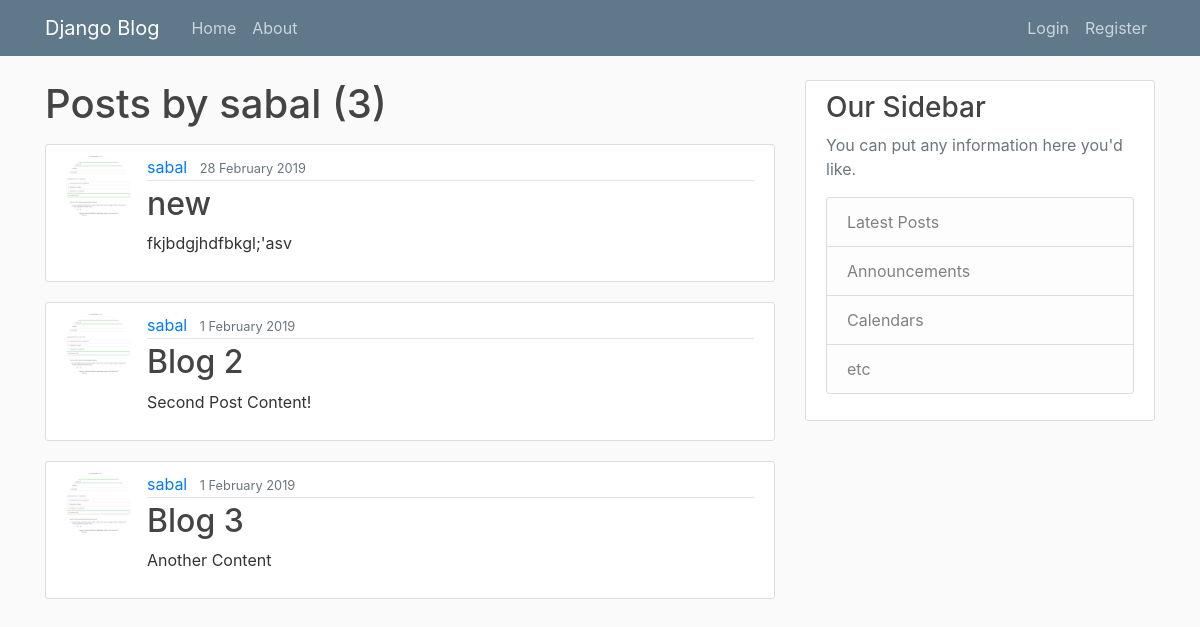
The page /user/sabal on the database as committed earlier.
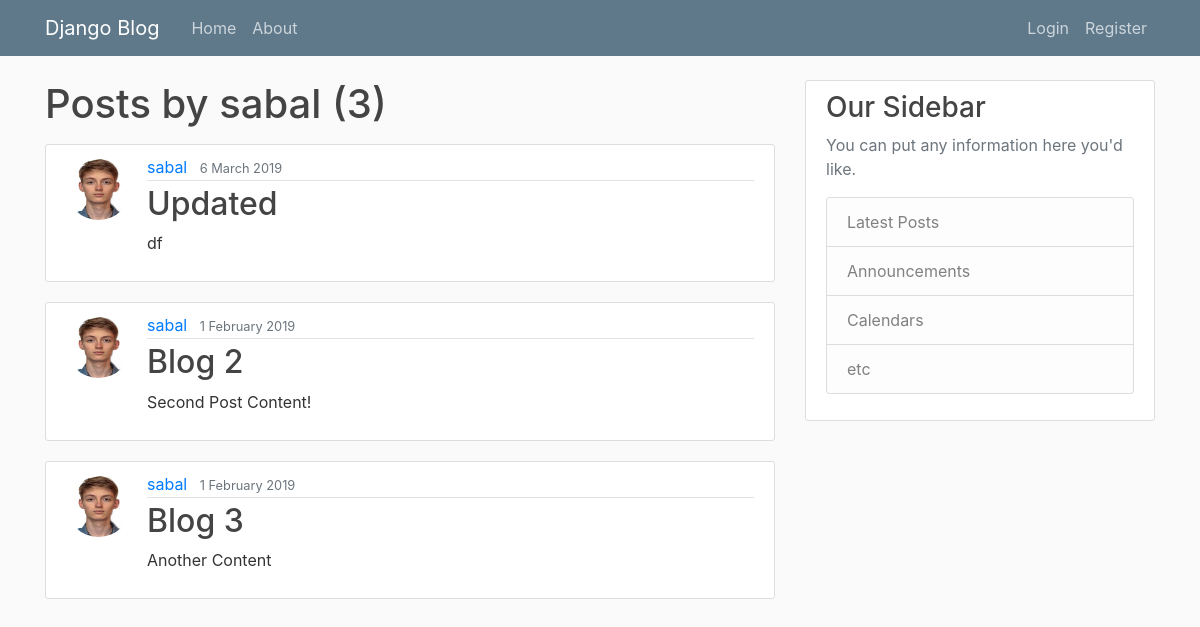
The same page on the database as committed later.
### blog/models.py (models this page shows, shortened)
class Post(models.Model):
    title = models.CharField(max_length=127)
    content = models.TextField()
    date_posted = models.DateField(default=timezone.now)
    author = models.ForeignKey(User, on_delete=models.CASCADE)

### users/models.py (models this page shows, shortened)
class Profile(models.Model):
    user = models.OneToOneField(User, on_delete=models.CASCADE)
    image = models.ImageField(default='default.jpg', upload_to='profile_pics')

### blog/views.py (the view)
# urls.py: path('user/<str:username>', UserPostListView.as_view(), name='user-posts'),
class UserPostListView(ListView):
    model = Post
    template_name = 'blog/user_posts.html'
    context_object_name = 'posts'
    paginate_by = 5
    def get_queryset(self):
        user = get_object_or_404(User, username=self.kwargs.get('username'))
        return Post.objects.filter(author=user).order_by('-date_posted')

### blog/templates/blog/user_posts.html (shortened to what this page needs)
{% extends "blog/base.html" %}
{% block content %}
  <h1 class="mb-3">Posts by {{ view.kwargs.username }} ({{ page_obj.paginator.count }})</h1>
  {% for post in posts %}
    <article class="media content-section">
      <img class="rounded-circle article-img" src="{{ post.author.profile.image.url }}">
      <div class="media-body">
        <div class="article-metadata">
          <a class="mr-2" href="{% url 'user-posts' post.author.username %}">{{ post.author }}</a>
          <small class="text-muted">{{ post.date_posted|date:"j F Y" }} {{ post.date_posted|time:"H:i" }}</small>
        </div>
        <h2><a class="article-title" href="{% url 'post-detail' post.id %}">{{ post.title }}</a></h2>
        <p class="article-content">{{ post.content }}</p>
      </div>
    </article>
  {% endfor %}
{% endblock content %}

Rows that differ between the two databases and show on the page:
removed Post: author.profile.image (picture), author "sabal", date_posted "28 February 2019", title "new", content "fkjbdgjhdfbkgl;'asv"
added Post: author.profile.image (picture), author "sabal", date_posted "6 March 2019", title "Updated", content "df"
changed through a linked row, Post "Blog 2": author.profile.image: a different picture
changed through a linked row, Post "Blog 3": author.profile.image: a different picture
